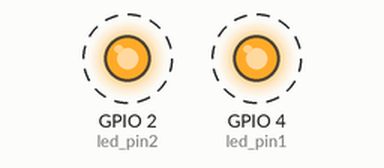
The sketch below on a simulated ESP32. Shown: output pins drawn as LEDs (lit = HIGH). Dashed ring = blinking.

Above: at 0.16 s.
Timing chart, 0 to 3.0 s (numbered marks = the images above):
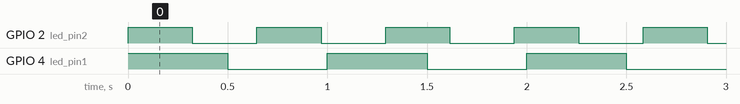

Measured:
- by itself, GPIO 2 (led_pin2): alternates HIGH for 0.32 s and LOW for 0.32 s
- by itself, GPIO 4 (led_pin1): alternates HIGH for 0.50 s and LOW for 0.50 s

The sketch:

rtos_1.ino
```cpp
//Configuración de núcleos a utilizar
#if CONFIG_FREERTOS_UNICORE
 //si FreeRTOS está configurado para usar un solo núcleo, se asigna el núcleo 0
 static const BaseType_t app_cpu = 0;
#else
 //Si se usan dos núcleos, se asigna el núcleo 1
 static const BaseType_t app_cpu = 1;
#endif

static const int led_pin1 = 4;
static const int led_pin2 = 2;

void toggleLED (void *parameter){
  while (1){
  digitalWrite(led_pin1, HIGH);
  delay (500);
  digitalWrite(led_pin1, LOW);
  delay (500);
  }

}
void toggleLED2 (void *parameter){
  while (1){
  digitalWrite(led_pin2, HIGH);
  delay (323);
  digitalWrite(led_pin2, LOW);
  delay (323);
  }

}


void setup() {
  pinMode(led_pin1, OUTPUT);
  pinMode(led_pin2, OUTPUT);
  //creación de una tarea que se ejecutará de forma indefinida
  xTaskCreatePinnedToCore(  //En ESP32 se utilizaa esta función, en FreeRTOS normal sería XTaskCreate()
                        toggleLED,     //Función que implementa la tarea
                        "Toggle LED",  //Nombre descriptivoo de la función
                        1024,          //Tamaño de pila acignada
                        NULL,          //Parámetro a pasar de la función
                        1,             //Prioridad de la función
                        NULL,          //Handle de la tarea
                        app_cpu);      //Núcleo en el se ejecutará la tarea (0 ó 1)
  xTaskCreatePinnedToCore(  //En ESP32 se utilizaa esta función, en FreeRTOS normal sería XTaskCreate()
                        toggleLED2,     //Función que implementa la tarea
                        "Toggle LED",  //Nombre descriptivoo de la función
                        1024,          //Tamaño de pila acignada
                        NULL,          //Parámetro a pasar de la función
                        1,             //Prioridad de la función
                        NULL,          //Handle de la tarea
                        app_cpu);      //Núcleo en el se ejecutará la tarea (0 ó 1)
}

void loop() {
  // put your main code here, to run repeatedly:

}
```
